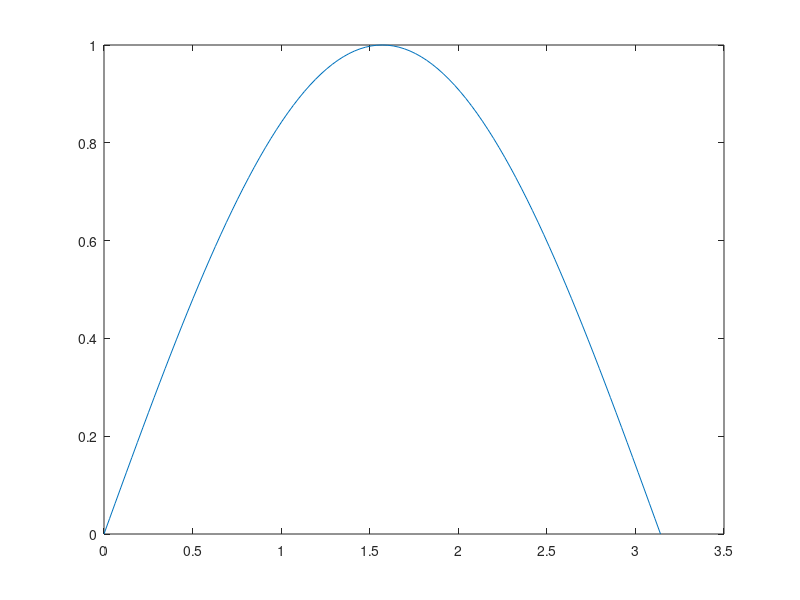

MATLAB code to generate this figure:
%% --- Vektoren --- 
disp('VEKTOREN -------------------')
v = [1 3 7]   % Zeilenvektor
w = [1; 3; 7] % Spaltenvektor 
x = 1:10      % Zeilenvektor von 1 bis 10
x = 1:0.5:4   % Zeilenvektor von 1 bis 4 in 0.5-Schritten
x'            % Transponieren 

%% --- Matrizen ---
disp('MATRIZEN -------------------')

A = [1 2 3; 4 5 6; 7 8 9]
B = eye(3, 3)  % 3 x 3 - Einheitsmatrix 
C = ones(3, 4) % 3 x 4 - Matrix aus Einsen

%% --- Zugriff auf Elemente --- 
disp('ZUGRIFF AUF ELEMENTE -------------------')

v
v(1)
v(1:2)
A
A(1, 3)
A(:, 1)     % erste Spalte
A(2, :)     % zweite Zeile
A(1:2, 1:2) % oberer, linker 2x2 Block 

%% --- Arithmetik ---
disp('ARITHMETIK -------------------')

A
x = (1:3)'
y = [5; 4; 3]
x + y          % Addition
A * x          % Matrix-Vektor-Produkt
y' * A         % dito 
A * C          % Matrix-Matrix-Produkt
x' * y         % Skalarprodukt

% Achtung: Die Dimensionen muessen
%          zueinander passen!!
try                % Versuche den nachfolgendne Befehl auszufuehren
    x * A          % Fehler
catch err          % Falls ein Fehler auftritt, tue folgendes
   err             % Ausgabe der Fehlermeldung
   size(x)         % Ausgabe der Groesse des Vektors x
   size(A)         % Ausgabe der Groesse der Matrix A
   size(x,1)       % Anzahl der Zeilen von x
   size(A,2)       % Anzahl der Spalten von A
end

%% --- Elementweise Operationen ---
disp('OPERATIONEN -------------------')

%  --- fuer Vektoren            ---
v = [1; 3; 7]
w = [7; 3; 1]
v .* w
v ./ w
sin(v)
cos(w)

%  --- fuer Matrizen            ---
A = [1 2 3; 2 3 4; 3 4 5]
A .* eye(3, 3)
A * 5

%% --- Plotten von Daten        ---

% Vektor anlegen fuer Intervall [0, pi],
% das Semikolon unterdrueckt die Ausgabe
x = (0:100) * pi / 100;       % etwas umstaendlich
x = linspace( 0, pi, 101);    % macht dasselbe
y = sin(x);
plot(x, y);

